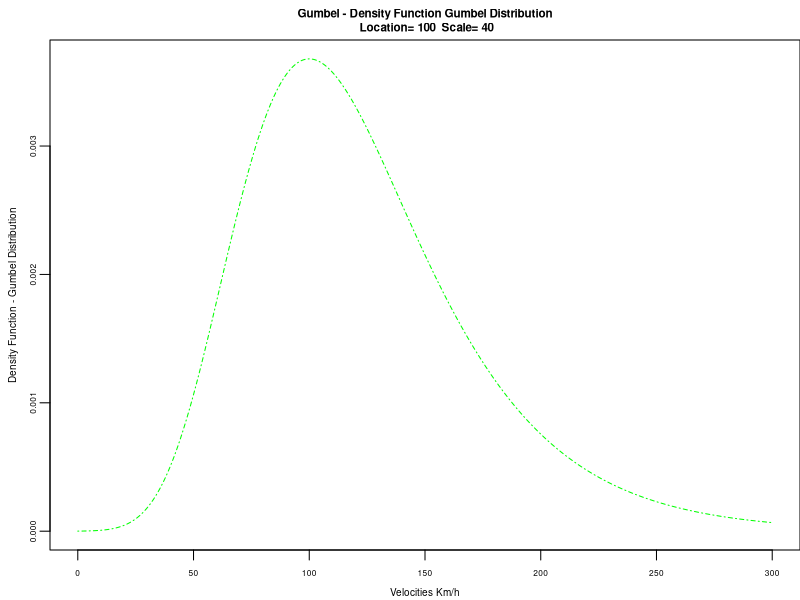
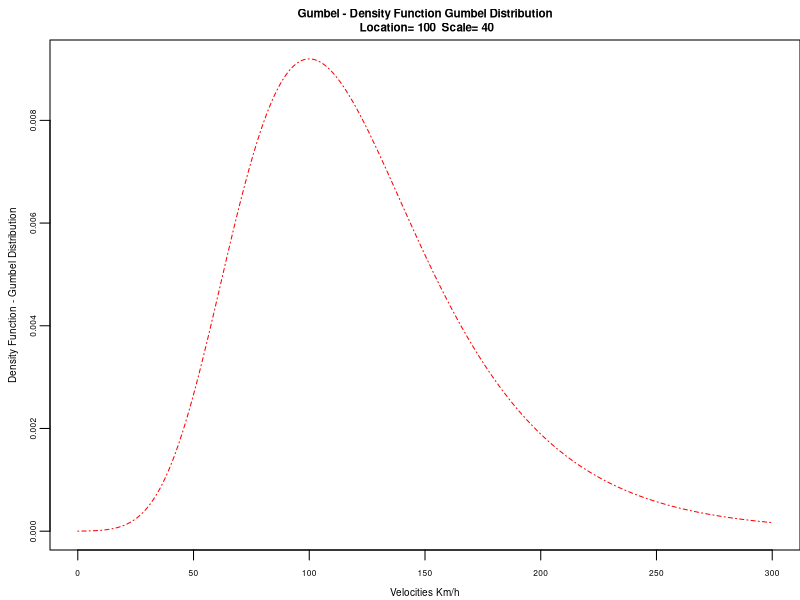
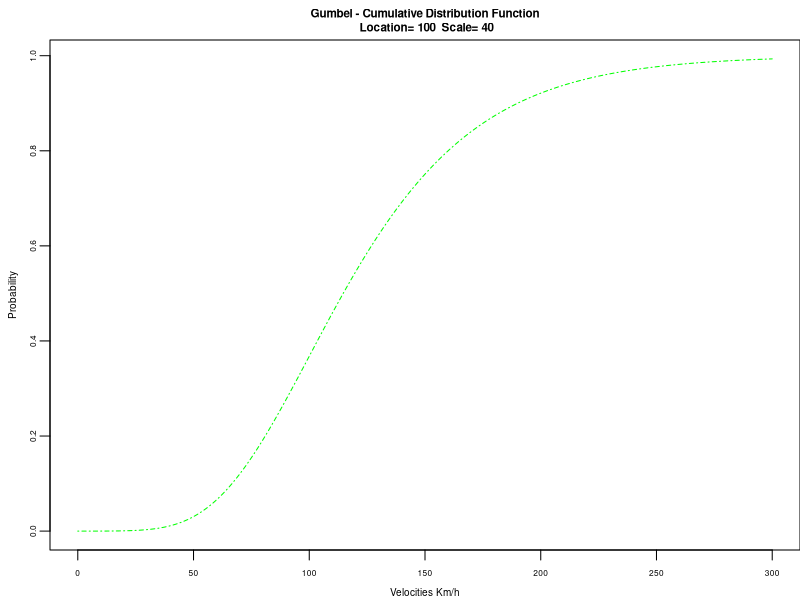
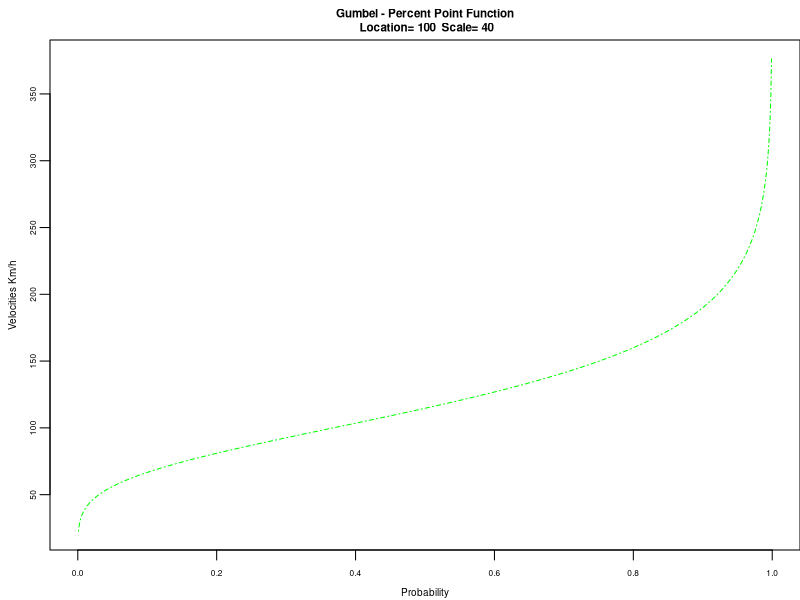
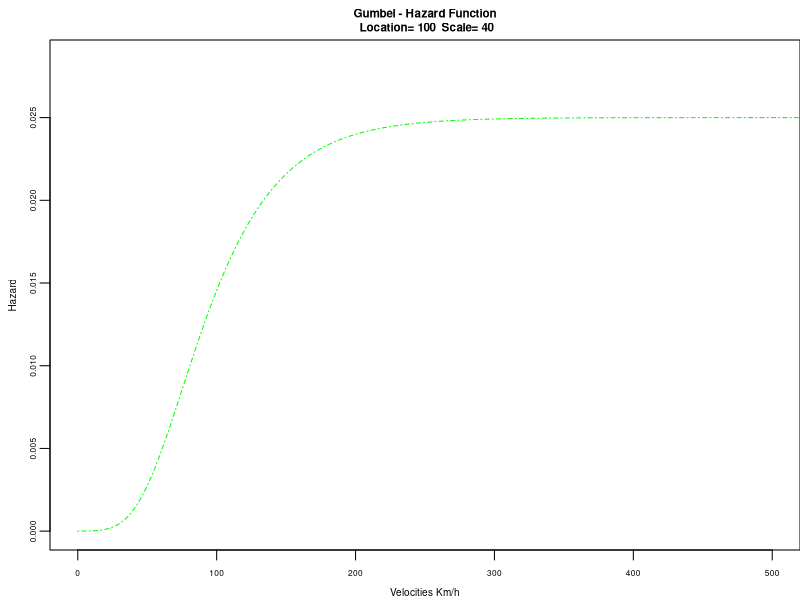
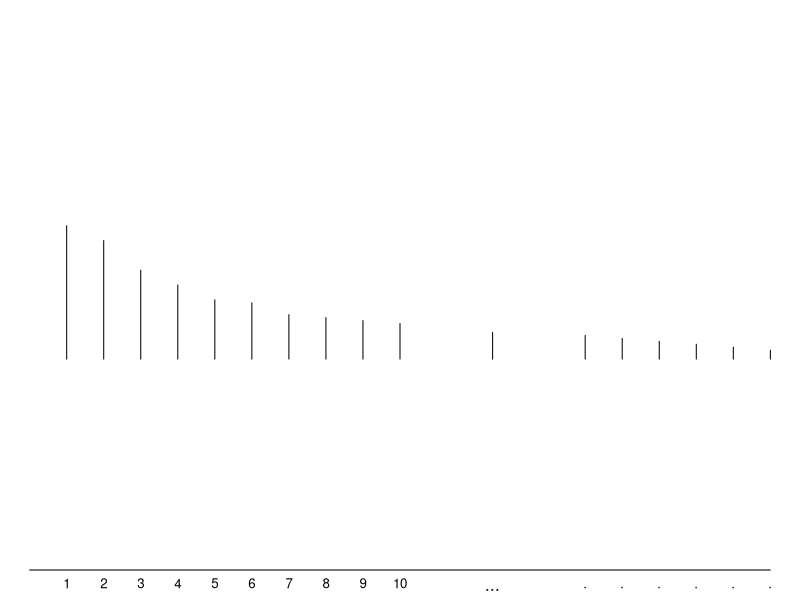
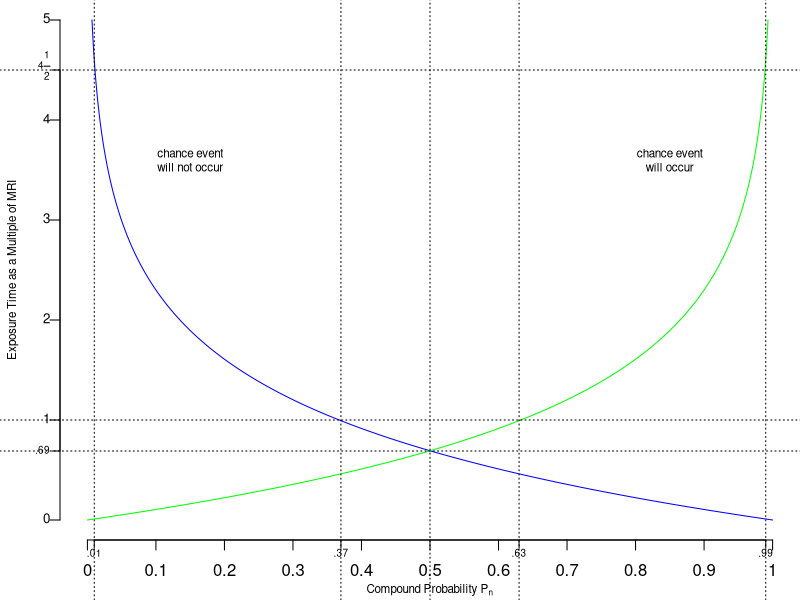
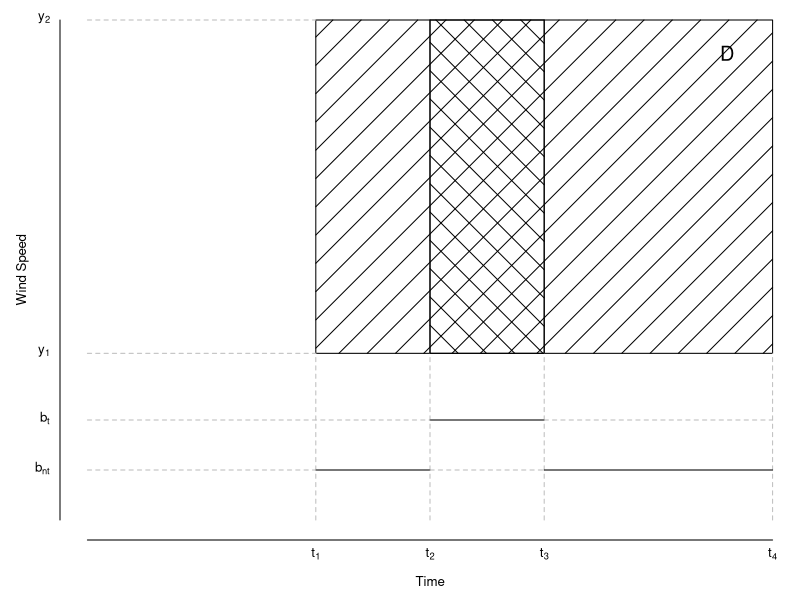

R code for these plots, in order: (Note: this script raises an error after producing the figures.)
## ---- chunk 1
# List of packages required for this analysis
  pkg <- c("RcmdrMisc")
# Check if packages are not installed and assign the
# names of the packages not installed to the variable new.pkg
  new.pkg <- pkg[!(pkg %in% installed.packages())]
# If there are any packages in the list that aren't installed,
# install them
  if (length(new.pkg))
    install.packages(new.pkg, repos = "http://cran.rstudio.com")
# Load packages (thesisdown will load all of the packages as well)
  library(RcmdrMisc)
  library(knitr)
## ---- chunk 2
par(mar=c(2.5,2.5,2,0))
par(oma=c(0,0,0,0))
par(mgp=c(1.5,0.5,0))
location = 100
scale = 40
.x <- seq(0, 300, length.out=1000)
pdfG <- function(x) {
  1/location *exp(-(x-location)/scale)*exp(-exp(-(x-location)/scale))
  }
.y = pdfG(.x)
plot(.x, .y, col="green", lty=4, xlab="Velocities Km/h", ylab="Density Function - Gumbel Distribution", cex.axis = 0.5, cex.lab= 0.6, cex.main=0.7,
 main=paste("Gumbel - Density Function Gumbel Distribution\n", "Location=", round(location,2), " Scale=", round(scale,2)), type="l", cex.sub=0.6)
## ---- chunk 3
par(mar=c(2.5,2.5,2,0))
par(oma=c(0,0,0,0))
par(mgp=c(1.5,0.5,0))
location = 100
scale = 40
.x <- seq(0, 300, length.out=1000)
dfG = dgumbel(.x, location=location, scale=scale)
plot(.x, dfG, col="red", lty=4, xlab="Velocities Km/h", ylab="Density Function - Gumbel Distribution", cex.axis = 0.5, cex.lab= 0.6, cex.main=0.7,
 main=paste("Gumbel - Density Function Gumbel Distribution\n", "Location=", round(location,2), " Scale=", round(scale,2)), type="l", cex.sub=0.6)
## ---- chunk 4
par(mar=c(2.5,2.5,2,0))
par(oma=c(0,0,0,0))
par(mgp=c(1.5,0.5,0))
location = 100
scale = 40
.x <- seq(0, 300, length.out=1000)
cdfG <- function(x) {
  exp(-exp(-(x-location)/scale))
  }
.y = cdfG(.x)
plot(.x, .y, col="green", lty=4, xlab="Velocities Km/h", ylab="Probability", cex.axis = 0.5, cex.lab= 0.6, cex.main=0.7, type="l",
 main=paste("Gumbel - Cumulative Distribution Function\n", "Location=", round(location,2), " Scale=", round(scale,2)), cex.sub=0.6)
## ---- chunk 5
par(mar=c(2.5,2.5,2,0))
par(oma=c(0,0,0,0))
par(mgp=c(1.5,0.5,0))
location = 100
scale = 40
.x <- seq(0, 1, length.out=1000)
ppfG <- function(x) {
  location - (scale*log(-log(x)))
  }
.y = ppfG(.x)
plot(.x, .y, col="green", lty=4, ylab="Velocities Km/h", xlab="Probability", cex.axis = 0.5, cex.lab= 0.6, cex.main=0.7, cex.sub=0.6,
 main=paste("Gumbel - Percent Point Function\n", "Location=", round(location,2), " Scale=", round(scale,2)), type="l")
## ---- chunk 6
par(mar=c(2.5,2.5,2,0))
par(oma=c(0,0,0,0))
par(mgp=c(1.5,0.5,0))
location = 100
scale = 40
.x <- seq(0, 1500, length.out=1000)
hfG <- function(x) {
  (1/scale)*(exp(-(x-location)/scale))/(exp(exp(-(x-location)/scale))-1)
  }
.y = hfG(.x)
plot(.x, .y, col="green", lty=4, xlab="Velocities Km/h", ylab="Hazard", cex.axis = 0.5, cex.lab= 0.6, cex.main=0.7, cex.sub=0.6,
 main=paste("Gumbel - Hazard Function\n", "Location=", round(location,2), " Scale=", round(scale,2)), type="l", xlim=c(0,500))
## ---- chunk 7
par(oma=c(0,0,0,0))
par(mar=c(1.5,0,0,0))
par(xpd=NA)
#par(pin = c(3, 1))
plot(1, type="n", xlab="Event Index", ylab="Wind Speed", 
     xlim=c(0,200), ylim= c(0,50), xaxt ="n", yaxt="n", bty="n", asp = 0.8)
x1 = seq(from=10, to=100, by=10)
y1 = c(45, 40, 30, 25, 20, 19, 15, 14, 13, 12)
text(x=x1,  par("usr")[3], 
     labels = x1/10, srt = 0, pos = 1, xpd = TRUE, cex=0.8)
for (i in 1:10) lines(x=c(x1[i],x1[i]), y=c(0,y1[i]))
lines(x=c(125,125), y=c(0,9))
text(x=125,  par("usr")[3], 
     labels = "..." , srt = 0, pos = 1, xpd = TRUE)
x1 = seq(from=150, to=200, by=10)
y1 = c(8, 7, 6, 5, 4, 3)
for (i in 1:10) lines(x=c(x1[i],x1[i]), y=c(0,y1[i]))
text(x=x1,  par("usr")[3], 
     labels = "." , srt = 0, pos = 1, xpd = TRUE, cex=0.8)
axis(1, labels=FALSE, tick=TRUE, col.axis="black", lwd.ticks=0)
#box(which = "outer", col="black", lwd=0.1)
## ---- chunk 8
par(mar=c(3,3,0,0))
par(oma=c(0,0,0,0))
par(mgp=c(2,1,0))
plot(1, type="n", xlab=expression(paste("Compound Probability ", P[n])), ylab="Exposure Time as a Multiple of MRI", 
 xlim=c(0,1), ylim= c(0,2500), xaxt ="n", yaxt="n", bty="n", cex.lab=0.7)

y1 = c(0, 500,1000,1500,2000,2500)
text(y=y1,  x=par("usr")[1], labels = y1/500, srt = 0, pos = 2, xpd = TRUE, cex=0.8)
y1 = 500*0.69
text(y=y1,  x=par("usr")[1], labels = ".69", srt = 0, pos = 2, xpd = TRUE, cex=0.6)
y1 = 2250
text(y=y1,  x=par("usr")[1], labels = expression(paste("4",frac(1,2))), srt = 0, pos = 2, xpd = TRUE, cex=0.6)

npn <- function(x) (1-(1/500))^x #Event will not occur
n = seq(from=0, to=2500, by=1)
mynpn = npn(n)

lines(x=mynpn,y=n, col= "blue")

pn <- function(x) 1-(1-(1/500))^x #Event will occur
mypn= pn(n)
lines(x=mypn,y=n, col= "green")

text(x=c(0.01, 0.37,0.63, 0.99),  par("usr")[3], labels = c(".01",".37",".63",".99") , srt = 0, pos = 1, xpd = TRUE, cex=0.6)

axis(1, at= seq(from=0, to=1, by= 0.1), labels=seq(from=0, to=1, by= 0.1), tick=TRUE, col.axis="black", cex=0.8)

axis(2, at=c(0, 500,1000,1500,2000,2500),labels=FALSE, tick=TRUE, col.axis="black")
axis(2, at=c(345, 2250),labels=FALSE, tick=TRUE, col.axis="black", tck=-0.015)
axis(1, at=c(0.01,.37,.63,0.99),labels=FALSE, tick=TRUE, col.axis="black", tck=-0.015)

abline(v=c(0.01, 0.37,0.5, 0.63,0.99), lty="dotted")
abline(h=c(345,500, 2250), lty="dotted")
text(x=0.15,  y=1800, labels = "chance event\nwill not occur", cex=0.7)
text(x=0.85,  y=1800, labels = "chance event\nwill occur", cex=0.7)
## ---- chunk 9
par(mar=c(3,3,0,0))
par(oma=c(0,0,0,0))
par(mgp=c(1.5,0.5,0))
plot(1, type="n", xlab="Time", ylab="Wind Speed", 
     xlim=c(0,30), ylim= c(0,30), xaxt ="n", yaxt="n", bty="n", cex.lab=0.8, cex.axis=0.8)
xpos=c(10,15,20,30)
xtick<-c(c(expression(t[1]), expression(t[2]), expression(t[3]), expression(t[4])))
text(x=xpos,  par("usr")[3], 
     labels = xtick, srt = 0, pos = 1, xpd = TRUE, cex=0.8)

ypos=c(3,6,10,30)
ytick<-c(expression(b[nt]), expression(b[t]), expression(y[1]), expression(y[2]))
text(y=ypos,  x=par("usr")[1], 
     labels = ytick, srt = 0, pos = 2, xpd = TRUE, cex=0.8)

rect(10,10,30,30, density = 5, col= NA, border="black")


lines(x=c(10,10), y=c(0,10), lty="dashed", col = "gray")
lines(x=c(30,30), y=c(0,10), lty="dashed", col = "gray")
lines(x=c(0,10), y=c(10,10), lty="dashed", col = "gray")
lines(x=c(0,10), y=c(30,30), lty="dashed", col = "gray")
lines(x=c(15,15), y=c(10,30), col = "black")
lines(x=c(15,15), y=c(0,10),  lty="dashed", col = "gray")

lines(x=c(20,20), y=c(10,30),  col = "black")
lines(x=c(20,20), y=c(0,10), lty="dashed", col = "gray")

lines(x=c(10,15), y=c(3,3), col = "black")
lines(x=c(20,30), y=c(3,3), col = "black")
lines(x=c(0,10), y=c(3,3), lty="dashed", col = "gray")
lines(x=c(15,20), y=c(3,3), lty="dashed", col = "gray")

lines(x=c(15,20), y=c(6,6), col = "black")
lines(x=c(20,30), y=c(6,6),  lty="dashed", col = "gray")
lines(x=c(0,15), y=c(6,6), lty="dashed", col = "gray")

rect(15,10,20,30, density = 5, angle=-45, col= NA, border="black")
#x <- "\xD0"
#Encoding(x) <- "latin1"
text(28, 28, "D", cex=1.2)
axis(1, labels=FALSE, tick=TRUE, col.axis="black", lwd.ticks=0)
axis(2, labels=FALSE, tick=TRUE, col.axis="black", lwd.ticks=0)
#box(which = "plot", col="red")
#box(which = "figure", col="blue")
#box(which = "inner", col="cyan")
#box(which = "outer", col="orange")
## ---- chunk 10
#, dpi=300, size="footnotesize", fig.width= 5, fig.height= 5}
include_graphics(path = "figure/domain3d.PNG")
## ---- chunk 11
#include_graphics(path = "figure/durst.PNG")
par(mar=c(3,4,0,1))
par(oma=c(0,0,0,0))
par(mgp=c(2,1,0))

#x = c(3800, 1000,  800,   300, 200,   100,  35,  15,  10,   6,      4,    1)
#y = c(1,    1.04, 1.05, 1.10, 1.135, 1.19, 1.3, 1.4, 1.44, 1.475, 1.505, 1.56)
x = c(3800, 2000, 1000, 900, 800, 400, 200, 160, 100, 90, 60, 24, 15, 10, 8, 6, 4.5, 3, 2, 1.7, 1)
y = c(1, 1.02, 1.043, 1.048, 1.055, 1.085, 1.130, 1.15, 1.190, 1.2, 1.245, 1.35, 1.4, 1.435, 1.45, 1.475, 1.495, 1.52, 1.54, 1.55, 1.57)

plot(x=x, y=y, log="x", xlim=c(1,10000), type="n", ylim=c(1,1.7), tck=1, tcl= -0.5, xaxp=c(1,10000,1), xlab="Gust Duration (Seconds)", ylab="", cex.axis=0.7, cex.lab=0.8)
#par(las=1) #Horizontal
corners=par("usr")
text(x=0.2, y=mean(corners[3:4]),  labels=expression(frac(V[t], V[3600])), xpd=TRUE, srt=0, cex=0.8)

#mtext(text = expression(frac(V[t], V[3600])), side=2, line = 2, cex=0.8)

lh <- seq(1, 1.7, by=0.05)
abline(h=lh,col='lightgray', lwd=0.5)
lineasverticaleslogaritmicas <- function(posiciones)
{
    contador <- 0
    xactual <- 0
    posiciones <- posiciones
    for(.x in axTicks(1)) {
        xanterior <- xactual
        xactual <- .x
        if (contador > 0)
        {
         paso <- (xactual-xanterior)/9
         a1 <- seq(xanterior, xactual, by=paso)
         abline(v=a1[posiciones], col='lightgray', lwd=0.5)
         #rug (a1, col='red', ticksize=0.03)
         #text(a1, par('usr')[3]-0.01, srt=90, adj=1, labels=a1, xpd=TRUE, col='gray50', cex=0.6)
        }
        contador <- contador + 1
    }
}
lineasverticaleslogaritmicas(1:10)

lh <- seq(1.1, 1.7, by=0.1)
abline(h=lh,col='black', lwd=0.8)
lv <- c(1,10,100, 1000, 10000)
abline(v=lv,col='black', lwd=0.8)

smoothingSpline = smooth.spline(x, y, spar=0.35)
lines(smoothingSpline, col="red", lwd=2)

legend('topright', c('Synoptic (Durst, 1960)'), lty=c('solid'), lwd=c('2'), col=c('red'), inset = .04, cex=0.7, ncol=1, merge=F, box.col = "black",bg = "white")
#box(which = "plot", col="red")
#box(which = "figure", col="blue")
#box(which = "inner", col="cyan")
#box(which = "outer", col="orange")
